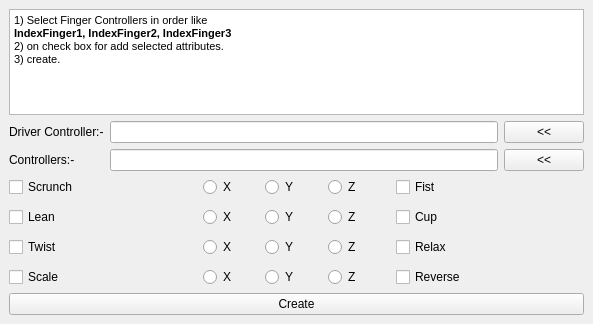
<?xml version="1.0" encoding="UTF-8"?>
<ui version="4.0">
 <class>FingerAttributeWindow</class>
 <widget class="QMainWindow" name="FingerAttributeWindow">
  <property name="geometry">
   <rect>
    <x>0</x>
    <y>0</y>
    <width>593</width>
    <height>324</height>
   </rect>
  </property>
  <property name="windowTitle">
   <string>ASP Add Finger Attributes</string>
  </property>
  <widget class="QWidget" name="centralwidget">
   <layout class="QGridLayout" name="gridLayout_2">
    <item row="1" column="0">
     <layout class="QGridLayout" name="gridLayout">
      <item row="0" column="2">
       <widget class="QPushButton" name="aspFaLoadDriver_btn">
        <property name="text">
         <string>&lt;&lt;</string>
        </property>
       </widget>
      </item>
      <item row="0" column="1">
       <widget class="QLineEdit" name="aspFaDriverControllers_LE"/>
      </item>
      <item row="0" column="0">
       <widget class="QLabel" name="label_2">
        <property name="text">
         <string>Driver Controller:-</string>
        </property>
       </widget>
      </item>
      <item row="1" column="1">
       <widget class="QLineEdit" name="aspFaFingerControllers_LE"/>
      </item>
      <item row="1" column="2">
       <widget class="QPushButton" name="aspFaLoadFingers_btn">
        <property name="text">
         <string>&lt;&lt;</string>
        </property>
       </widget>
      </item>
      <item row="1" column="0">
       <widget class="QLabel" name="label_3">
        <property name="text">
         <string>Controllers:-</string>
        </property>
       </widget>
      </item>
     </layout>
    </item>
    <item row="4" column="0">
     <widget class="QPushButton" name="aspFaCreate_btn">
      <property name="text">
       <string>Create</string>
      </property>
     </widget>
    </item>
    <item row="0" column="0">
     <widget class="QTextBrowser" name="textBrowser_2">
      <property name="html">
       <string>&lt;!DOCTYPE HTML PUBLIC &quot;-//W3C//DTD HTML 4.0//EN&quot; &quot;http://www.w3.org/TR/REC-html40/strict.dtd&quot;&gt;
&lt;html&gt;&lt;head&gt;&lt;meta name=&quot;qrichtext&quot; content=&quot;1&quot; /&gt;&lt;style type=&quot;text/css&quot;&gt;
p, li { white-space: pre-wrap; }
&lt;/style&gt;&lt;/head&gt;&lt;body style=&quot; font-family:'MS Shell Dlg 2'; font-size:8.25pt; font-weight:400; font-style:normal;&quot;&gt;
&lt;p style=&quot; margin-top:0px; margin-bottom:0px; margin-left:0px; margin-right:0px; -qt-block-indent:0; text-indent:0px;&quot;&gt;&lt;span style=&quot; font-size:8pt;&quot;&gt;1) Select Finger Controllers in order like&lt;/span&gt;&lt;/p&gt;
&lt;p style=&quot; margin-top:0px; margin-bottom:0px; margin-left:0px; margin-right:0px; -qt-block-indent:0; text-indent:0px;&quot;&gt;&lt;span style=&quot; font-size:8pt; font-weight:600;&quot;&gt;IndexFinger1, IndexFinger2, IndexFinger3&lt;/span&gt;&lt;/p&gt;
&lt;p style=&quot; margin-top:0px; margin-bottom:0px; margin-left:0px; margin-right:0px; -qt-block-indent:0; text-indent:0px;&quot;&gt;&lt;span style=&quot; font-size:8pt;&quot;&gt;2) on check box for add selected attributes.&lt;/span&gt;&lt;/p&gt;
&lt;p style=&quot; margin-top:0px; margin-bottom:0px; margin-left:0px; margin-right:0px; -qt-block-indent:0; text-indent:0px;&quot;&gt;&lt;span style=&quot; font-size:8pt;&quot;&gt;3) create.&lt;/span&gt;&lt;/p&gt;&lt;/body&gt;&lt;/html&gt;</string>
      </property>
     </widget>
    </item>
    <item row="2" column="0" rowspan="2">
     <layout class="QGridLayout" name="gridLayout_3">
      <property name="verticalSpacing">
       <number>10</number>
      </property>
      <item row="3" column="1">
       <layout class="QHBoxLayout" name="horizontalLayout_6">
        <item>
         <layout class="QHBoxLayout" name="horizontalLayout_3">
          <item>
           <widget class="QRadioButton" name="fa_scale_x_rb">
            <property name="text">
             <string>X</string>
            </property>
            <attribute name="buttonGroup">
             <string notr="true">buttonGroup_4</string>
            </attribute>
           </widget>
          </item>
          <item>
           <widget class="QRadioButton" name="fa_scale_y_rb">
            <property name="text">
             <string>Y</string>
            </property>
            <attribute name="buttonGroup">
             <string notr="true">buttonGroup_4</string>
            </attribute>
           </widget>
          </item>
          <item>
           <widget class="QRadioButton" name="fa_scale_z_rb">
            <property name="text">
             <string>Z</string>
            </property>
            <attribute name="buttonGroup">
             <string notr="true">buttonGroup_4</string>
            </attribute>
           </widget>
          </item>
         </layout>
        </item>
       </layout>
      </item>
      <item row="3" column="2">
       <widget class="QCheckBox" name="aspFaReverse_cb">
        <property name="text">
         <string>Reverse</string>
        </property>
       </widget>
      </item>
      <item row="0" column="1">
       <layout class="QHBoxLayout" name="horizontalLayout_4">
        <item>
         <widget class="QRadioButton" name="fa_scrunch_x_rb">
          <property name="text">
           <string>X</string>
          </property>
          <attribute name="buttonGroup">
           <string notr="true">buttonGroup</string>
          </attribute>
         </widget>
        </item>
        <item>
         <widget class="QRadioButton" name="fa_scrunch_y_rb">
          <property name="text">
           <string>Y</string>
          </property>
          <attribute name="buttonGroup">
           <string notr="true">buttonGroup</string>
          </attribute>
         </widget>
        </item>
        <item>
         <widget class="QRadioButton" name="fa_scrunch_z_rb">
          <property name="text">
           <string>Z</string>
          </property>
          <attribute name="buttonGroup">
           <string notr="true">buttonGroup</string>
          </attribute>
         </widget>
        </item>
       </layout>
      </item>
      <item row="1" column="1">
       <layout class="QHBoxLayout" name="horizontalLayout_5">
        <item>
         <widget class="QRadioButton" name="fa_lean_x_rb">
          <property name="text">
           <string>X</string>
          </property>
          <attribute name="buttonGroup">
           <string notr="true">buttonGroup_3</string>
          </attribute>
         </widget>
        </item>
        <item>
         <widget class="QRadioButton" name="fa_lean_y_rb">
          <property name="text">
           <string>Y</string>
          </property>
          <attribute name="buttonGroup">
           <string notr="true">buttonGroup_3</string>
          </attribute>
         </widget>
        </item>
        <item>
         <widget class="QRadioButton" name="fa_lean_z_rb">
          <property name="text">
           <string>Z</string>
          </property>
          <attribute name="buttonGroup">
           <string notr="true">buttonGroup_3</string>
          </attribute>
         </widget>
        </item>
       </layout>
      </item>
      <item row="1" column="0">
       <widget class="QCheckBox" name="aspFaLean_cb">
        <property name="text">
         <string>Lean</string>
        </property>
       </widget>
      </item>
      <item row="0" column="0">
       <widget class="QCheckBox" name="aspFaScrunch_cb">
        <property name="text">
         <string>Scrunch</string>
        </property>
       </widget>
      </item>
      <item row="1" column="2">
       <widget class="QCheckBox" name="aspFaCup_cb">
        <property name="text">
         <string>Cup</string>
        </property>
       </widget>
      </item>
      <item row="2" column="2">
       <widget class="QCheckBox" name="aspFaRelax_cb">
        <property name="text">
         <string>Relax</string>
        </property>
       </widget>
      </item>
      <item row="2" column="0">
       <widget class="QCheckBox" name="aspFaTwist_cb">
        <property name="text">
         <string>Twist</string>
        </property>
       </widget>
      </item>
      <item row="0" column="2">
       <widget class="QCheckBox" name="aspFaFist_cb">
        <property name="text">
         <string>Fist</string>
        </property>
       </widget>
      </item>
      <item row="2" column="1">
       <layout class="QHBoxLayout" name="horizontalLayout_2">
        <item>
         <widget class="QRadioButton" name="fa_twist_x_rb">
          <property name="text">
           <string>X</string>
          </property>
          <attribute name="buttonGroup">
           <string notr="true">buttonGroup_2</string>
          </attribute>
         </widget>
        </item>
        <item>
         <widget class="QRadioButton" name="fa_twist_y_rb">
          <property name="text">
           <string>Y</string>
          </property>
          <attribute name="buttonGroup">
           <string notr="true">buttonGroup_2</string>
          </attribute>
         </widget>
        </item>
        <item>
         <widget class="QRadioButton" name="fa_twist_z_rb">
          <property name="text">
           <string>Z</string>
          </property>
          <attribute name="buttonGroup">
           <string notr="true">buttonGroup_2</string>
          </attribute>
         </widget>
        </item>
       </layout>
      </item>
      <item row="3" column="0">
       <widget class="QCheckBox" name="aspFaScale_cb">
        <property name="text">
         <string>Scale</string>
        </property>
       </widget>
      </item>
     </layout>
    </item>
   </layout>
  </widget>
 </widget>
 <resources/>
 <connections/>
 <buttongroups>
  <buttongroup name="buttonGroup_2"/>
  <buttongroup name="buttonGroup_3"/>
  <buttongroup name="buttonGroup_4"/>
  <buttongroup name="buttonGroup"/>
 </buttongroups>
</ui>
